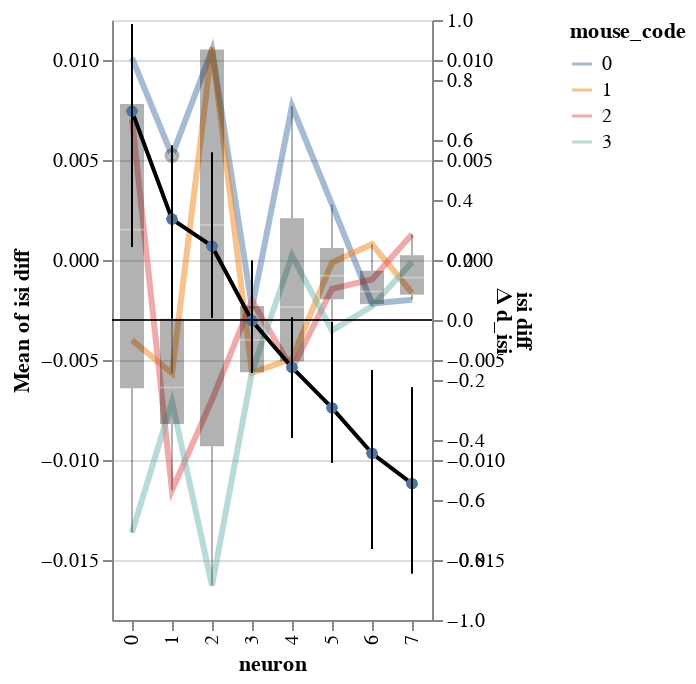

The cell this chart's notebook holds for it:
### Code cell
(chart_d+chart_p).resolve_scale(y='independent')

### Figure 1 — Vega-Lite specification as saved in the notebook (floating-point values rounded to 4 significant figures)
{"config": {"view": {"continuousWidth": 400, "continuousHeight": 300}}, "layer": [{"mark": {"type": "line", "fill": null, "opacity": 0.5, "size": 3}, "encoding": {"color": {"type": "nominal", "field": "mouse_code"}, "x": {"type": "ordinal", "field": "neuron"}, "y": {"type": "quantitative", "aggregate": "mean", "field": "isi diff", "scale": {"zero": false}}}}, {"mark": {"type": "boxplot", "color": "black", "opacity": 0.3, "size": 12}, "encoding": {"x": {"type": "ordinal", "field": "neuron"}, "y": {"type": "quantitative", "field": "isi diff", "scale": {"zero": false}}}}, {"layer": [{"mark": {"type": "line", "color": "black", "point": true}, "encoding": {"x": {"type": "ordinal", "field": "neuron"}, "y": {"type": "quantitative", "field": "mean HDI", "impute": {"value": "value"}}}}, {"mark": {"type": "rule", "color": "black", "opacity": 0.6, "size": 0.1}, "encoding": {"y": {"type": "quantitative", "field": "zero"}}}, {"mark": "rule", "encoding": {"x": {"type": "ordinal", "field": "neuron"}, "y": {"type": "quantitative", "field": "lower HDI", "scale": {"domain": [-0.8442, 0.9847], "zero": false}, "title": "Δ d_isi"}, "y2": {"field": "higher HDI"}}}]}], "data": {"name": "data-0a0e20c8df75a9deb2ec171620d3a110"}, "resolve": {"scale": {"y": "independent"}}, "$schema": "https://vega.github.io/schema/vega-lite/v4.8.1.json", "datasets": {"data-0a0e20c8df75a9deb2ec171620d3a110": [{"mouse_code": 0, "neuron": 0, "i_trial": 0.0, "neuron_code": 0.0, "log_firing_rate": 0.2998, "Firing rate": 93.87, "firing_rate": 93.87, "i_spike": -4.5, "isi diff": 0.0101, "lower HDI": 0.2434, "higher HDI": 0.9847, "mean HDI": 0.6959, "log_isi": 0.04807, "zero": 0}, {"mouse_code": 1, "neuron": 0, "i_trial": 0.0, "neuron_code": 0.0, "log_firing_rate": 0.2918, "Firing rate": 68.05, "firing_rate": 68.05, "i_spike": 4.75, "isi diff": -0.004009, "lower HDI": 0.2434, "higher HDI": 0.9847, "mean HDI": 0.6959, "log_isi": -0.02317, "zero": 0}, {"mouse_code": 2, "neuron": 0, "i_trial": 0.0, "neuron_code": 0.0, "log_firing_rate": -0.3588, "Firing rate": -114.2, "firing_rate": -114.2, "i_spike": -5.5, "isi diff": 0.007036, "lower HDI": 0.2434, "higher HDI": 0.9847, "mean HDI": 0.6959, "log_isi": 0.04104, "zero": 0}, {"mouse_code": 3, "neuron": 0, "i_trial": 0.0, "neuron_code": 0.0, "log_firing_rate": 0.3963, "Firing rate": 96.41, "firing_rate": 96.41, "i_spike": 6.5, "isi diff": -0.01364, "lower HDI": 0.2434, "higher HDI": 0.9847, "mean HDI": 0.6959, "log_isi": -0.07483, "zero": 0}, {"mouse_code": 0, "neuron": 1, "i_trial": 0.0, "neuron_code": 0.0, "log_firing_rate": -0.09427, "Firing rate": -27.3, "firing_rate": -27.3, "i_spike": -4.0, "isi diff": 0.005226, "lower HDI": 0.006119, "higher HDI": 0.5808, "mean HDI": 0.3364, "log_isi": 0.03299, "zero": 0}, {"mouse_code": 1, "neuron": 1, "i_trial": 0.0, "neuron_code": 0.0, "log_firing_rate": 0.04593, "Firing rate": 13.67, "firing_rate": 13.67, "i_spike": 6.5, "isi diff": -0.005661, "lower HDI": 0.006119, "higher HDI": 0.5808, "mean HDI": 0.3364, "log_isi": -0.03825, "zero": 0}, {"mouse_code": 2, "neuron": 1, "i_trial": 0.0, "neuron_code": 0.0, "log_firing_rate": 0.1698, "Firing rate": 39.67, "firing_rate": 39.67, "i_spike": 11.75, "isi diff": -0.01152, "lower HDI": 0.006119, "higher HDI": 0.5808, "mean HDI": 0.3364, "log_isi": -0.0827, "zero": 0}, {"mouse_code": 3, "neuron": 1, "i_trial": 0.0, "neuron_code": 0.0, "log_firing_rate": 0.05665, "Firing rate": 44.48, "firing_rate": 44.48, "i_spike": 6.75, "isi diff": -0.007093, "lower HDI": 0.006119, "higher HDI": 0.5808, "mean HDI": 0.3364, "log_isi": -0.05257, "zero": 0}, {"mouse_code": 0, "neuron": 2, "i_trial": 0.0, "neuron_code": 0.0, "log_firing_rate": -0.3063, "Firing rate": -80.47, "firing_rate": -80.47, "i_spike": -8.75, "isi diff": 0.0105, "lower HDI": 0.008708, "higher HDI": 0.5576, "mean HDI": 0.246, "log_isi": 0.06812, "zero": 0}, {"mouse_code": 1, "neuron": 2, "i_trial": 0.0, "neuron_code": 0.0, "log_firing_rate": 0.2603, "Firing rate": 234.0, "firing_rate": 234.0, "i_spike": -8.75, "isi diff": 0.01063, "lower HDI": 0.008708, "higher HDI": 0.5576, "mean HDI": 0.246, "log_isi": 0.07655, "zero": 0}, {"mouse_code": 2, "neuron": 2, "i_trial": 0.0, "neuron_code": 0.0, "log_firing_rate": 0.1695, "Firing rate": 106.2, "firing_rate": 106.2, "i_spike": 6.5, "isi diff": -0.006989, "lower HDI": 0.008708, "higher HDI": 0.5576, "mean HDI": 0.246, "log_isi": -0.05173, "zero": 0}, {"mouse_code": 3, "neuron": 2, "i_trial": 0.0, "neuron_code": 0.0, "log_firing_rate": 0.03402, "Firing rate": 6.412, "firing_rate": 6.412, "i_spike": 20.5, "isi diff": -0.01628, "lower HDI": 0.008708, "higher HDI": 0.5576, "mean HDI": 0.246, "log_isi": -0.1369, "zero": 0}, {"mouse_code": 0, "neuron": 3, "i_trial": 0.0, "neuron_code": 0.0, "log_firing_rate": -0.03912, "Firing rate": -6.925, "firing_rate": -6.925, "i_spike": 3.5, "isi diff": -0.00239, "lower HDI": -0.1751, "higher HDI": 0.1973, "mean HDI": -0.002826, "log_isi": -0.02079, "zero": 0}, {"mouse_code": 1, "neuron": 3, "i_trial": 0.0, "neuron_code": 0.0, "log_firing_rate": 0.2853, "Firing rate": 1139.0, "firing_rate": 1139.0, "i_spike": 8.5, "isi diff": -0.005641, "lower HDI": -0.1751, "higher HDI": 0.1973, "mean HDI": -0.002826, "log_isi": -0.05395, "zero": 0}, {"mouse_code": 2, "neuron": 3, "i_trial": 0.0, "neuron_code": 0.0, "log_firing_rate": 0.3749, "Firing rate": 1068.0, "firing_rate": 1068.0, "i_spike": 2.25, "isi diff": -0.002032, "lower HDI": -0.1751, "higher HDI": 0.1973, "mean HDI": -0.002826, "log_isi": -0.01784, "zero": 0}, {"mouse_code": 3, "neuron": 3, "i_trial": 0.0, "neuron_code": 0.0, "log_firing_rate": -0.00742, "Firing rate": -8.246, "firing_rate": -8.246, "i_spike": 9.0, "isi diff": -0.005596, "lower HDI": -0.1751, "higher HDI": 0.1973, "mean HDI": -0.002826, "log_isi": -0.05256, "zero": 0}, {"mouse_code": 0, "neuron": 4, "i_trial": 0.0, "neuron_code": 0.0, "log_firing_rate": -0.05354, "Firing rate": -16.51, "firing_rate": -16.51, "i_spike": -14.5, "isi diff": 0.007688, "lower HDI": -0.3915, "higher HDI": 0.007577, "mean HDI": -0.1581, "log_isi": 0.0771, "zero": 0}, {"mouse_code": 1, "neuron": 4, "i_trial": 0.0, "neuron_code": 0.0, "log_firing_rate": 0.3107, "Firing rate": 217.4, "firing_rate": 217.4, "i_spike": 10.25, "isi diff": -0.004927, "lower HDI": -0.3915, "higher HDI": 0.007577, "mean HDI": -0.1581, "log_isi": -0.05151, "zero": 0}, {"mouse_code": 2, "neuron": 4, "i_trial": 0.0, "neuron_code": 0.0, "log_firing_rate": 0.2066, "Firing rate": 214.9, "firing_rate": 214.9, "i_spike": 12.0, "isi diff": -0.005449, "lower HDI": -0.3915, "higher HDI": 0.007577, "mean HDI": -0.1581, "log_isi": -0.0589, "zero": 0}, {"mouse_code": 3, "neuron": 4, "i_trial": 0.0, "neuron_code": 0.0, "log_firing_rate": 0.1696, "Firing rate": 51.71, "firing_rate": 51.71, "i_spike": -0.5, "isi diff": 0.0002178, "lower HDI": -0.3915, "higher HDI": 0.007577, "mean HDI": -0.1581, "log_isi": 0.002664, "zero": 0}, {"mouse_code": 0, "neuron": 5, "i_trial": 0.0, "neuron_code": 0.0, "log_firing_rate": -0.2482, "Firing rate": -121.3, "firing_rate": -121.3, "i_spike": -7.5, "isi diff": 0.00278, "lower HDI": -0.4751, "higher HDI": -0.007339, "mean HDI": -0.2929, "log_isi": 0.03342, "zero": 0}, {"mouse_code": 1, "neuron": 5, "i_trial": 0.0, "neuron_code": 0.0, "log_firing_rate": -0.4131, "Firing rate": -284.8, "firing_rate": -284.8, "i_spike": -0.75, "isi diff": -0.0001269, "lower HDI": -0.4751, "higher HDI": -0.007339, "mean HDI": -0.2929, "log_isi": 0.001076, "zero": 0}, {"mouse_code": 2, "neuron": 5, "i_trial": 0.0, "neuron_code": 0.0, "log_firing_rate": -0.4031, "Firing rate": -950.2, "firing_rate": -950.2, "i_spike": 3.75, "isi diff": -0.00144, "lower HDI": -0.4751, "higher HDI": -0.007339, "mean HDI": -0.2929, "log_isi": -0.01568, "zero": 0}, {"mouse_code": 3, "neuron": 5, "i_trial": 0.0, "neuron_code": 0.0, "log_firing_rate": -0.1174, "Firing rate": -62.19, "firing_rate": -62.19, "i_spike": 10.25, "isi diff": -0.003526, "lower HDI": -0.4751, "higher HDI": -0.007339, "mean HDI": -0.2929, "log_isi": -0.04321, "zero": 0}, {"mouse_code": 0, "neuron": 6, "i_trial": 0.0, "neuron_code": 0.0, "log_firing_rate": 0.02459, "Firing rate": -76.3, "firing_rate": -76.3, "i_spike": 7.5, "isi diff": -0.002175, "lower HDI": -0.7632, "higher HDI": -0.1668, "mean HDI": -0.4442, "log_isi": -0.03374, "zero": 0}, {"mouse_code": 1, "neuron": 6, "i_trial": 0.0, "neuron_code": 0.0, "log_firing_rate": -0.04348, "Firing rate": -36.79, "firing_rate": -36.79, "i_spike": -4.25, "isi diff": 0.0007883, "lower HDI": -0.7632, "higher HDI": -0.1668, "mean HDI": -0.4442, "log_isi": 0.0125, "zero": 0}, {"mouse_code": 2, "neuron": 6, "i_trial": 0.0, "neuron_code": 0.0, "log_firing_rate": -0.195, "Firing rate": -102.2, "firing_rate": -102.2, "i_spike": 2.5, "isi diff": -0.0009751, "lower HDI": -0.7632, "higher HDI": -0.1668, "mean HDI": -0.4442, "log_isi": -0.01289, "zero": 0}, {"mouse_code": 3, "neuron": 6, "i_trial": 0.0, "neuron_code": 0.0, "log_firing_rate": -0.229, "Firing rate": -182.4, "firing_rate": -182.4, "i_spike": 11.75, "isi diff": -0.00231, "lower HDI": -0.7632, "higher HDI": -0.1668, "mean HDI": -0.4442, "log_isi": -0.03836, "zero": 0}, {"mouse_code": 0, "neuron": 7, "i_trial": 0.0, "neuron_code": 0.0, "log_firing_rate": 0.09579, "Firing rate": 63.84, "firing_rate": 63.84, "i_spike": 10.5, "isi diff": -0.001986, "lower HDI": -0.8442, "higher HDI": -0.2252, "mean HDI": -0.5456, "log_isi": -0.03332, "zero": 0}, {"mouse_code": 1, "neuron": 7, "i_trial": 0.0, "neuron_code": 0.0, "log_firing_rate": -0.05615, "Firing rate": -44.97, "firing_rate": -44.97, "i_spike": 10.0, "isi diff": -0.001647, "lower HDI": -0.8442, "higher HDI": -0.2252, "mean HDI": -0.5456, "log_isi": -0.03143, "zero": 0}, {"mouse_code": 2, "neuron": 7, "i_trial": 0.0, "neuron_code": 0.0, "log_firing_rate": -0.02092, "Firing rate": -43.94, "firing_rate": -43.94, "i_spike": -8.75, "isi diff": 0.00129, "lower HDI": -0.8442, "higher HDI": -0.2252, "mean HDI": -0.5456, "log_isi": 0.02466, "zero": 0}, {"mouse_code": 3, "neuron": 7, "i_trial": 0.0, "neuron_code": 0.0, "log_firing_rate": -0.06487, "Firing rate": -45.2, "firing_rate": -45.2, "i_spike": 0.0, "isi diff": -0.0001123, "lower HDI": -0.8442, "higher HDI": -0.2252, "mean HDI": -0.5456, "log_isi": -0.0008907, "zero": 0}]}}
